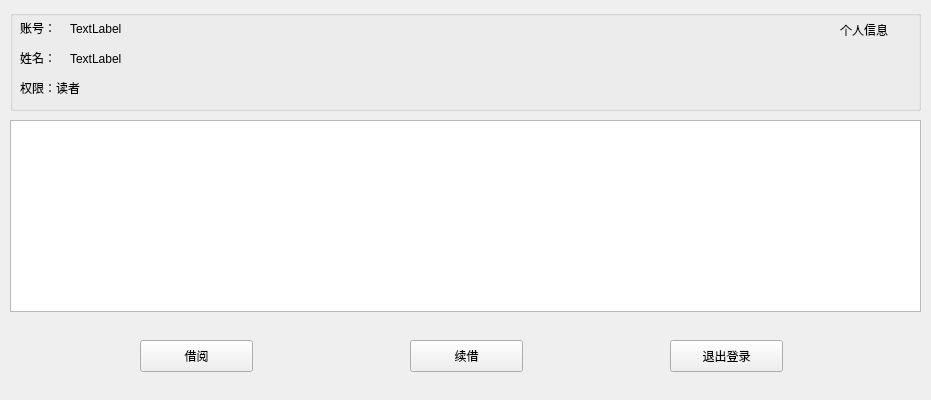
<?xml version="1.0" encoding="UTF-8"?>
<ui version="4.0">
 <class>reader_information</class>
 <widget class="QWidget" name="reader_information">
  <property name="geometry">
   <rect>
    <x>0</x>
    <y>0</y>
    <width>931</width>
    <height>400</height>
   </rect>
  </property>
  <property name="windowTitle">
   <string>reader_information</string>
  </property>
  <widget class="QGroupBox" name="groupBox">
   <property name="geometry">
    <rect>
     <x>10</x>
     <y>10</y>
     <width>911</width>
     <height>101</height>
    </rect>
   </property>
   <property name="title">
    <string/>
   </property>
   <widget class="QLabel" name="label_account">
    <property name="geometry">
     <rect>
      <x>10</x>
      <y>10</y>
      <width>60</width>
      <height>16</height>
     </rect>
    </property>
    <property name="text">
     <string>账号：</string>
    </property>
   </widget>
   <widget class="QLabel" name="label_14">
    <property name="geometry">
     <rect>
      <x>10</x>
      <y>70</y>
      <width>281</width>
      <height>16</height>
     </rect>
    </property>
    <property name="text">
     <string>权限：读者</string>
    </property>
   </widget>
   <widget class="QLabel" name="label_name">
    <property name="geometry">
     <rect>
      <x>10</x>
      <y>40</y>
      <width>60</width>
      <height>16</height>
     </rect>
    </property>
    <property name="text">
     <string>姓名：</string>
    </property>
   </widget>
   <widget class="QLabel" name="label_16">
    <property name="geometry">
     <rect>
      <x>830</x>
      <y>10</y>
      <width>71</width>
      <height>20</height>
     </rect>
    </property>
    <property name="text">
     <string>个人信息</string>
    </property>
   </widget>
   <widget class="QLabel" name="label_acvalue">
    <property name="geometry">
     <rect>
      <x>60</x>
      <y>10</y>
      <width>81</width>
      <height>18</height>
     </rect>
    </property>
    <property name="text">
     <string>TextLabel</string>
    </property>
   </widget>
   <widget class="QLabel" name="label_nvalue">
    <property name="geometry">
     <rect>
      <x>60</x>
      <y>40</y>
      <width>81</width>
      <height>18</height>
     </rect>
    </property>
    <property name="text">
     <string>TextLabel</string>
    </property>
   </widget>
  </widget>
  <widget class="QPushButton" name="btn2_rebrw">
   <property name="geometry">
    <rect>
     <x>410</x>
     <y>340</y>
     <width>113</width>
     <height>32</height>
    </rect>
   </property>
   <property name="text">
    <string>续借</string>
   </property>
  </widget>
  <widget class="QPushButton" name="btn1_brwbk">
   <property name="geometry">
    <rect>
     <x>140</x>
     <y>340</y>
     <width>113</width>
     <height>32</height>
    </rect>
   </property>
   <property name="text">
    <string>借阅</string>
   </property>
  </widget>
  <widget class="QPushButton" name="btn3_quitlogin">
   <property name="geometry">
    <rect>
     <x>670</x>
     <y>340</y>
     <width>113</width>
     <height>32</height>
    </rect>
   </property>
   <property name="text">
    <string>退出登录</string>
   </property>
  </widget>
  <widget class="QTableWidget" name="tableWidget">
   <property name="geometry">
    <rect>
     <x>10</x>
     <y>120</y>
     <width>911</width>
     <height>192</height>
    </rect>
   </property>
   <property name="editTriggers">
    <set>QAbstractItemView::NoEditTriggers</set>
   </property>
   <property name="selectionMode">
    <enum>QAbstractItemView::SingleSelection</enum>
   </property>
   <property name="selectionBehavior">
    <enum>QAbstractItemView::SelectRows</enum>
   </property>
  </widget>
 </widget>
 <layoutdefault spacing="6" margin="11"/>
 <resources/>
 <connections>
  <connection>
   <sender>btn1_brwbk</sender>
   <signal>clicked()</signal>
   <receiver>reader_information</receiver>
   <slot>BorrowbkButton()</slot>
   <hints>
    <hint type="sourcelabel">
     <x>233</x>
     <y>351</y>
    </hint>
    <hint type="destinationlabel">
     <x>228</x>
     <y>328</y>
    </hint>
   </hints>
  </connection>
  <connection>
   <sender>btn2_rebrw</sender>
   <signal>clicked()</signal>
   <receiver>reader_information</receiver>
   <slot>ReborrowbkButton()</slot>
   <hints>
    <hint type="sourcelabel">
     <x>513</x>
     <y>352</y>
    </hint>
    <hint type="destinationlabel">
     <x>511</x>
     <y>331</y>
    </hint>
   </hints>
  </connection>
  <connection>
   <sender>btn3_quitlogin</sender>
   <signal>clicked()</signal>
   <receiver>reader_information</receiver>
   <slot>QuitloginButton()</slot>
   <hints>
    <hint type="sourcelabel">
     <x>770</x>
     <y>360</y>
    </hint>
    <hint type="destinationlabel">
     <x>800</x>
     <y>357</y>
    </hint>
   </hints>
  </connection>
  <connection>
   <sender>reader_information</sender>
   <signal>SendCurrentRow(int)</signal>
   <receiver>reader_information</receiver>
   <slot>RowSelected(int)</slot>
   <hints>
    <hint type="sourcelabel">
     <x>340</x>
     <y>359</y>
    </hint>
    <hint type="destinationlabel">
     <x>341</x>
     <y>409</y>
    </hint>
   </hints>
  </connection>
  <connection>
   <sender>tableWidget</sender>
   <signal>cellClicked(int,int)</signal>
   <receiver>reader_information</receiver>
   <slot>TableClicked(int,int)</slot>
   <hints>
    <hint type="sourcelabel">
     <x>667</x>
     <y>259</y>
    </hint>
    <hint type="destinationlabel">
     <x>649</x>
     <y>335</y>
    </hint>
   </hints>
  </connection>
 </connections>
 <slots>
  <signal>SendCurrentRow(int)</signal>
  <slot>BorrowbkButton()</slot>
  <slot>ReborrowbkButton()</slot>
  <slot>QuitloginButton()</slot>
  <slot>TableClicked(int,int)</slot>
  <slot>RowSelected(int)</slot>
 </slots>
</ui>
